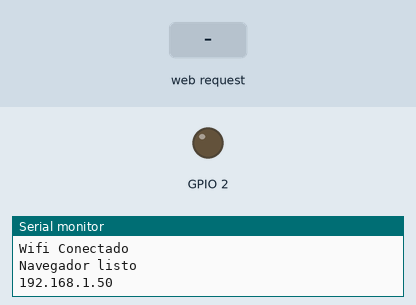
The sketch below on a simulated ESP32. Shown: output pins drawn as LEDs (lit = HIGH), the last lines printed to the serial monitor. The test bench sets the inputs (shaded band). WiFi joins after 1.5 s; servers stay silent unless stated.

Above: at 2.7 s.
2.8 s: HTTP request GET /?LED=ON received
At 5.0 s:
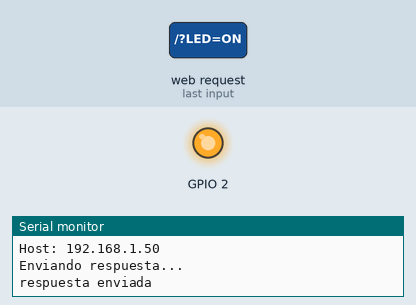
5.3 s: HTTP request GET /?LED=0FF received
At 6.9 s:
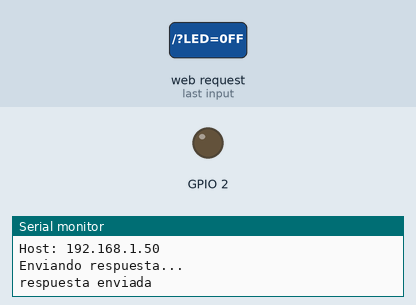
Timing chart, 0 to 8.4 s (numbered marks = the images above; inputs shaded):
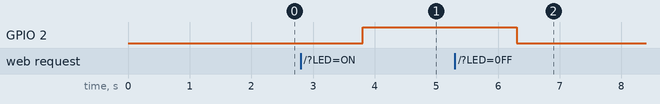

The sketch:

wifiEsp32.ino
```cpp
#include <WiFi.h>


const char* ssid = "desn't free";
const char* password = "n'estpaslibre";
WiFiServer server(80);
void setup() {
  Serial.begin(115200);
  delay(10);

  //configuracion del GPI02
  pinMode(2, OUTPUT);
  digitalWrite(2, LOW);

  Serial.println();
  Serial.println();
  Serial.print("Conectandose a red : ");
  Serial.println(ssid);

  WiFi.begin(ssid, password);

  while(WiFi.status() != WL_CONNECTED)
  {
    delay(500);
    Serial.println(".");
  }
  Serial.println("");
  Serial.println("Wifi Conectado");
  server.begin();
  Serial.println("");
  Serial.println("Navegador listo");
  Serial.println(WiFi.localIP());
}

void loop() {
  WiFiClient client = server.available();
  if(client)//Si hay un cliente presente
  {
    Serial.println("Nuevo Cliente");
    //esperamos hasta que hayan datos disponibles
    while(!client.available() && client.connected())
    {
      delay(1);
    }
    //Leemos la primera linea de la peticion del cliente
    String lineal = client.readStringUntil('r');


    Serial.println(lineal);
    if(lineal.indexOf("LED=ON")>0);
    {
      digitalWrite(2, HIGH);
    }
    if(lineal.indexOf("LED=0FF")>0)
    {
      digitalWrite(2,LOW);
    }
    //cliente.flush();
    Serial.println("Enviando respuesta...");
    //Encabezado http
    client.println("HTTP/1.1 200 OK");
    client.println("Content-Type: text/html");
    client.println("Connection: close"); //La conexion se cierra despues de finalizar
    client.println();
    //Pagina html para en el navegador
    client.println("<!DOCTYPE HTML>");
    client.println("<html>");
    client.println("<head><title>UTL Electronics</title></head>");
    client.println("<body>");
    client.println("<h1 align='center'>Test ESP32</h1>");
    client.println("<div style='text-align:center;'>");
    client.println("<br/>");
    client.println("<input placeholder='Rojo' id='txtRed'/>");
    client.println("<input placeholder='Azul' id='txtBlu' />");
    client.println("<input placeholder='Verde' id='txtGre' />");
    client.println("<button onClick=location.href='./?LED=OFF'>Enviar</button>");
    client.println("<br />");
    client.println("</div>");
    client.println("</body>");
    client.println("</html>");
    delay(1);
    Serial.println("respuesta enviada");
    Serial.println();
  }
}
```

Measured:
- after the input at 2.8 s, GPIO 2: LOW → HIGH after 1.0 s
- after the input at 5.3 s, GPIO 2: HIGH → LOW after 1.0 s
